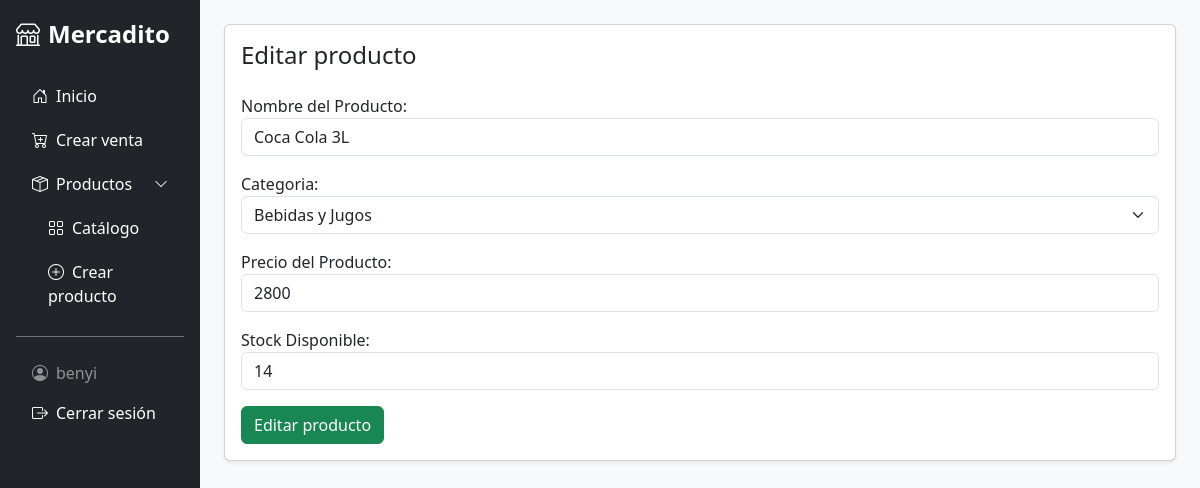
Page /productos/editar/1/ (signed in) on the committed database.
### productos/models.py (models this page shows, shortened)
class Producto(models.Model):
    id = models.AutoField(primary_key=True)
    uuid = models.UUIDField(default=uuid.uuid4, unique=True, editable=False)
    categoria = models.ForeignKey(
        Categoria, on_delete=models.PROTECT, related_name='productos'
    )
    nombre = models.CharField(max_length=50)
    precio = models.PositiveIntegerField()
    stock = models.PositiveIntegerField(default=0)
    activo = models.BooleanField(default=True)
    fecha_ingreso = models.DateField(auto_now_add=True)

class Categoria(models.Model):
    id = models.AutoField(primary_key=True)
    nombre = models.CharField(max_length=50, unique=True)
    descripcion = models.CharField(max_length=150, blank=True)
    class Meta:
        ordering = ['nombre']
        verbose_name_plural = 'Categorías'
    def __str__(self):
        return self.nombre

### productos/views.py (the view)
# urls.py: path('editar/<int:pk>/', views.ProductoUpdateView.as_view(), name='producto_edit'),
class ProductoUpdateView(LoginRequiredMixin, SuccessMessageMixin, UpdateView):
    model = Producto
    form_class = CrearProductoForm
    template_name = 'crear_producto.html'
    success_url = reverse_lazy('productos:catalogo')
    success_message = 'Producto actualizado con éxito'

### productos/forms.py
class CrearProductoForm(forms.ModelForm):
    class Meta:
        model = Producto
        fields = ("nombre","categoria", "precio", "stock")
        labels = {
            "nombre" : "Nombre del Producto",
            "precio" : "Precio del Producto",
            "stock" : "Stock Disponible"
        }
    def __init__(self, *args, **kwargs):
        super().__init__(*args, **kwargs)
        for name, field in self.fields.items():
            if name == "categoria":
                clase = "form-select"
            elif name == "activo":
                clase = "form-check-input"
            else:
                clase = "form-control"
            field.widget.attrs.setdefault("class", clase)

### productos/templates/crear_producto.html (shortened to what this page needs)
{% extends "base.html" %}
{% block content %}
    <section class="crear_productos card shadow-sm">
        <div class="card-body">
            <h1 class="h4 mb-4">{% if object %}Editar producto{% else %}Crear producto{% endif %}</h1>
            <form method="post" class="register-form"
                onsubmit="this.querySelector('button[type=submit]').disabled = true">
                {{ form.as_p }}
                <button type="submit" class="btn btn-success">
                    {% if object %}Editar producto{% else %}Crear producto{% endif %}
                </button>
            </form>
        </div>
    </section>
{% endblock %}

### templates/base.html (shortened to what this page needs)
<!DOCTYPE html>
<html lang="es">
<head>
    <link href="https://cdn.jsdelivr.net/npm/bootstrap@5.3.3/dist/css/bootstrap.min.css" rel="stylesheet">
    <link href="https://cdn.jsdelivr.net/npm/bootstrap-icons@1.11.3/font/bootstrap-icons.min.css" rel="stylesheet">
</head>
<body class="bg-light">
    <div class="container-fluid p-0">
        <div class="d-flex flex-column flex-lg-row min-vh-100">
            <div class="col-lg-2 bg-dark">
                <aside class="offcanvas-lg offcanvas-start text-bg-dark" tabindex="-1" id="sidebar">
                    <div class="offcanvas-body flex-column p-3">
                        <a href="{% url 'ventas:home' %}"
                           class="d-none d-lg-block text-white text-decoration-none fs-4 fw-semibold mb-4">
                            <i class="bi bi-shop me-2"></i>Mercadito
                        </a>
                        <ul class="nav nav-pills flex-column gap-1 w-100">
                            <li class="nav-item">
                                <a href="{% url 'ventas:home' %}"
                                   class="nav-link text-white {% if request.resolver_match.url_name == 'home' %}active{% endif %}">
                                    <i class="bi bi-house-door me-2"></i>Inicio
                                </a>
                            </li>
                            {% if user.is_authenticated %}
                                <li class="nav-item">
                                    <a href="{% url 'ventas:venta_cre' %}"
                                       class="nav-link text-white {% if request.resolver_match.url_name == 'venta_cre' %}active{% endif %}">
                                        <i class="bi bi-cart-plus me-2"></i>Crear venta
                                    </a>
                                </li>
                                <li class="nav-item">
                                    <a class="nav-link text-white d-flex justify-content-between align-items-center"
                                       data-bs-toggle="collapse" href="#menuProductos" role="button"
                                       aria-expanded="{% if request.resolver_match.namespace == 'productos' %}true{% else %}false{% endif %}"
                                       aria-controls="menuProductos">
                                        <span><i class="bi bi-box-seam me-2"></i>Productos</span>
                                        <i class="bi bi-chevron-down small"></i>
                                    </a>
                                    <div class="collapse {% if request.resolver_match.namespace == 'productos' %}show{% endif %}"
                                         id="menuProductos">
                                        <ul class="nav flex-column ms-3 mt-1 gap-1">
                                            <li class="nav-item">
                                                <a href="{% url 'productos:catalogo' %}"
                                                   class="nav-link text-white {% if request.resolver_match.view_name == 'productos:catalogo' %}active{% endif %}">
                                                    <i class="bi bi-grid me-2"></i>Catálogo
                                                </a>
                                            </li>
                                            <li class="nav-item">
                                                <a href="{% url 'productos:producto_cre' %}"
                                                   class="nav-link text-white {% if request.resolver_match.view_name == 'productos:producto_cre' %}active{% endif %}">
                                                    <i class="bi bi-plus-circle me-2"></i>Crear producto
                                                </a>
                                            </li>
                                        </ul>
                                    </div>
                                </li>
                            {% endif %}
                            <li class="nav-item mt-3 pt-3 border-top border-secondary">
                                {% if user.is_authenticated %}
                                    <span class="nav-link disabled text-white-50">
                                        <i class="bi bi-person-circle me-2"></i>{{ user.username }}
                                    </span>
                                    <form method="post" action="{% url 'logout' %}">
                                        <button type="submit" class="nav-link text-white w-100 text-start">
                                            <i class="bi bi-box-arrow-right me-2"></i>Cerrar sesión
                                        </button>
                                    </form>
                                {% else %}
                                    <a href="{% url 'login' %}" class="nav-link text-white">
                                        <i class="bi bi-box-arrow-in-right me-2"></i>Iniciar sesión
                                    </a>
                                {% endif %}
                            </li>
                        </ul>
                    </div>
                </aside>
            </div>
            <main class="col-lg-10 p-4">
                {% block content %}
                {% endblock %}
            </main>
        </div>
    </div>
</body>
</html>

### rows in the picture
Producto: nombre "Coca Cola 3L", categoria "Bebidas y Jugos", precio "2800", stock "14"

### other values in the picture
{{ user.username }} "benyi"
